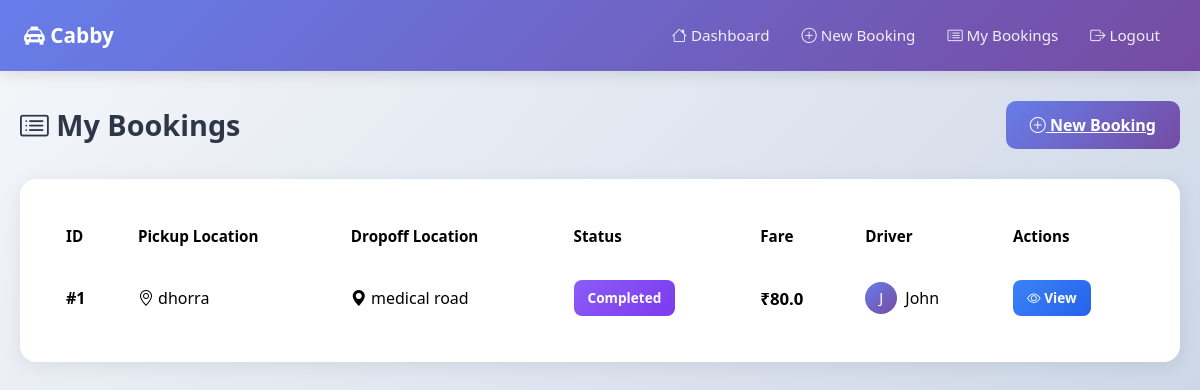
Screenshot of /customer/my-bookings (signed in) with the database file from the repository.
### app.py (models this page shows)
class Booking(db.Model):
    __tablename__ = 'bookings'
    id = db.Column(db.Integer, primary_key=True)
    customer_id = db.Column(db.Integer, db.ForeignKey('users.id'), nullable=False)
    driver_id = db.Column(db.Integer, db.ForeignKey('drivers.id'))
    cab_id = db.Column(db.Integer, db.ForeignKey('cabs.id'))
    pickup_address = db.Column(db.String(255), nullable=False)
    dropoff_address = db.Column(db.String(255), nullable=False)
    scheduled_time = db.Column(db.DateTime)
    status = db.Column(db.String(20), default='pending')
    distance_km = db.Column(db.Float, default=0.0)
    fare_estimate = db.Column(db.Float, default=0.0)
    fare_final = db.Column(db.Float)
    created_at = db.Column(db.DateTime, default=datetime.utcnow)
    completed_at = db.Column(db.DateTime)

class User(db.Model):
    __tablename__ = 'users'
    id = db.Column(db.Integer, primary_key=True)
    username = db.Column(db.String(150), unique=True, nullable=False)
    email = db.Column(db.String(255), unique=True, nullable=False)
    password = db.Column(db.String(200), nullable=False)
    first_name = db.Column(db.String(100))
    last_name = db.Column(db.String(100))
    phone = db.Column(db.String(20))
    role = db.Column(db.String(20), nullable=False)  # customer, driver, admin
    is_active = db.Column(db.Boolean, default=True)
    created_at = db.Column(db.DateTime, default=datetime.utcnow)
    bookings = db.relationship('Booking', foreign_keys='Booking.customer_id', backref='customer', lazy=True)
    driver_profile = db.relationship('Driver', backref='user', uselist=False)

### app.py (the view)
@app.route('/customer/my-bookings')
@role_required('customer')
def my_bookings():
    bookings = Booking.query.filter_by(customer_id=session['user_id']).order_by(Booking.created_at.desc()).all()
    return render_template('customer/my_bookings.html', bookings=bookings)

### app.py (called while the page is built)
def role_required(*roles):
    def decorator(f):
        @wraps(f)
        def decorated_function(*args, **kwargs):
            if 'user_id' not in session:
                return redirect(url_for('login'))
            if session.get('role') not in roles:
                flash('Unauthorized access', 'danger')
                return redirect(url_for('dashboard'))
            return f(*args, **kwargs)
        return decorated_function
    return decorator

### templates/customer/my_bookings.html (shortened to what this page needs)
<!DOCTYPE html>
<html lang="en">
<head>
  <link href="https://cdn.jsdelivr.net/npm/bootstrap@5.3.2/dist/css/bootstrap.min.css" rel="stylesheet">
  <link href="https://cdnjs.cloudflare.com/ajax/libs/bootstrap-icons/1.10.5/font/bootstrap-icons.min.css" rel="stylesheet">
</head>
<body>
  <nav class="navbar navbar-expand-lg navbar-custom">
    <div class="container-fluid px-4">
      <a class="navbar-brand" href="/customer/dashboard">
        <i class="bi bi-taxi-front-fill"></i> Cabby
      </a>
      <div class="navbar-nav ms-auto">
        <a class="nav-link" href="/customer/dashboard"><i class="bi bi-house"></i> Dashboard</a>
        <a class="nav-link" href="/customer/create-booking"><i class="bi bi-plus-circle"></i> New Booking</a>
        <a class="nav-link active" href="/customer/my-bookings"><i class="bi bi-card-list"></i> My Bookings</a>
        <a class="nav-link" href="/logout"><i class="bi bi-box-arrow-right"></i> Logout</a>
      </div>
    </div>
  </nav>
  <div class="page-container">
    <div class="page-header">
      <h2><i class="bi bi-card-list"></i> My Bookings</h2>
      <a href="/customer/create-booking" class="btn-new-booking">
        <i class="bi bi-plus-circle"></i> New Booking
      </a>
    </div>
    <div class="bookings-table-container">
      {% if bookings %}
      <table class="table">
        <thead>
          <tr>
            <th>ID</th>
            <th>Pickup Location</th>
            <th>Dropoff Location</th>
            <th>Status</th>
            <th>Fare</th>
            <th>Driver</th>
            <th>Actions</th>
          </tr>
        </thead>
        <tbody>
          {% for booking in bookings %}
          <tr>
            <td class="booking-id">#{{ booking.id }}</td>
            <td>
              <i class="bi bi-geo-alt"></i> {{ booking.pickup_address }}
            </td>
            <td>
              <i class="bi bi-geo-alt-fill"></i> {{ booking.dropoff_address }}
            </td>
            <td>
              <span class="status-badge status-{{ booking.status }}">
                {{ booking.status|title }}
              </span>
            </td>
            <td class="fare-amount">₹{{ booking.fare_estimate }}</td>
            <td>
              {% if booking.driver %}
              <div class="driver-name">
                <div class="driver-avatar">
                  {{ booking.driver.user.first_name[0]|upper }}
                </div>
                <span>{{ booking.driver.user.first_name }}</span>
              </div>
              {% else %}
              <span style="color:#94a3b8;">Not assigned</span>
              {% endif %}
            </td>
            <td>
              <div class="actions">
                <a href="/customer/booking/{{ booking.id }}" class="btn btn-sm-custom btn-view">
                  <i class="bi bi-eye"></i> View
                </a>
              </div>
            </td>
          </tr>
          {% endfor %}
        </tbody>
      </table>
      {% endif %}
    </div>
  </div>
</body>
</html>

### templates/customer/my_bookings.html (style rules this page uses)
body { background: linear-gradient(135deg, #f5f7fa 0%, #c3cfe2 100%); font-family: 'Segoe UI', sans-serif; min-height: 100vh; }
.navbar-custom { background: linear-gradient(135deg, #667eea 0%, #764ba2 100%); padding: 15px 0; box-shadow: 0 4px 15px rgba(0,0,0,0.1); }
.navbar-brand { color: white !important; font-weight: 700; font-size: 1.3rem; }
.nav-link { color: rgba(255,255,255,0.9) !important; margin: 0 8px; font-weight: 500; transition: all 0.3s; font-size: 0.95rem; }
.page-container { max-width: 1400px; margin: 30px auto; padding: 0 20px; }
.page-header { display: flex; justify-content: space-between; align-items: center; margin-bottom: 30px; }
h2 { color: #2d3748; font-weight: 700; font-size: 1.8rem; margin: 0; }
.btn-new-booking { background: linear-gradient(135deg, #667eea 0%, #764ba2 100%); color: white; border: none; padding: 12px 24px; border-radius: 10px; font-weight: 600; transition: all 0.3s; }
.bookings-table-container { background: white; border-radius: 16px; padding: 30px; box-shadow: 0 4px 20px rgba(0,0,0,0.08); overflow-x: auto; }
.table { margin: 0; color: #2d3748; }
.table thead { background: linear-gradient(135deg, #f8fafc 0%, #e2e8f0 100%); color: #475569; }
.table thead th { border: none; padding: 16px; font-weight: 600; font-size: 0.95rem; }
.table tbody td { padding: 16px; border: none; border-bottom: 1px solid #e2e8f0; vertical-align: middle; }
.table tbody tr { transition: all 0.2s; }
.table tbody tr:last-child td { border-bottom: none; }
.booking-id { font-weight: 600; color: #667eea; }
.status-badge { padding: 8px 14px; border-radius: 8px; font-weight: 600; font-size: 0.85rem; display: inline-block; }
.status-completed { background: linear-gradient(135deg, #8b5cf6 0%, #7c3aed 100%); color: white; }
.fare-amount { font-weight: 700; color: #667eea; font-size: 1.05rem; }
.driver-name { display: flex; align-items: center; gap: 8px; }
.driver-avatar { width: 32px; height: 32px; background: linear-gradient(135deg, #667eea 0%, #764ba2 100%); border-radius: 50%; display: flex; align-items: center; justify-content: center; color: white; font-size: 0.9rem; }
.actions { display: flex; gap: 8px; }
.btn-sm-custom { padding: 8px 14px; border-radius: 8px; font-weight: 600; font-size: 0.85rem; transition: all 0.2s; border: none; }
.btn-view { background: linear-gradient(135deg, #3b82f6 0%, #2563eb 100%); color: white; }

### rows the page displays
Booking: id "1", pickup_address "dhorra", dropoff_address "medical road", status "Completed", fare_estimate "80.0", driver.user "J", driver.user.first_name "John"
